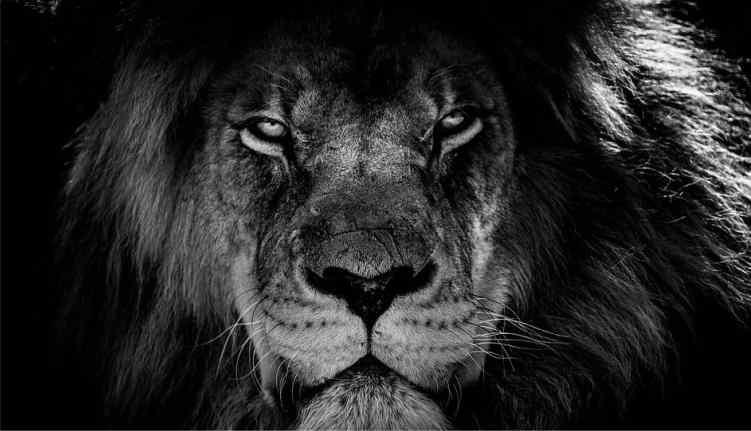
#> input picture dia3/Leao.jpg, 751 x 431 px, found by its file name
$ python imagemredimencionada.py   (older library calls are emulated)
#> lines starting #> are read from the running program, lines starting #| are printed output that depends on the picture
from PIL import Image

# Abra a imagem
#imagem = Image.open('sua_imagem.jpg')
imagem = Image.open('/home/v/Desktop/Bike./dia3/Leao.jpg')
#> imagem is the input picture: PIL image 751x431 L; min 0, max 255, mean 38.2

# Especifique as dimensões desejadas para a imagem reduzida
largura_desejada = 375
altura_desejada = 215

# Redimensione a imagem
imagem_redimensionada = imagem.resize((375, 215), Image.ANTIALIAS)
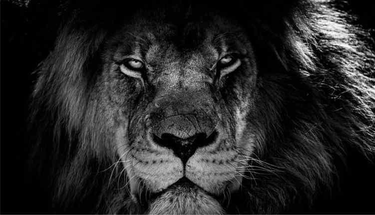
#> imagem_redimensionada: PIL image 375x215 L; min 0, max 255, mean 38.2

# Salve a imagem redimensionada
imagem_redimensionada.save('leao_redimensionada.jpg')

print("Imagem redimensionada salva com sucesso!")
